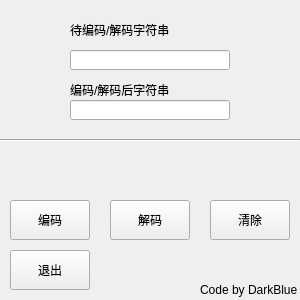
<?xml version="1.0" encoding="UTF-8"?>
<ui version="4.0">
 <class>helloworld</class>
 <widget class="QWidget" name="helloworld">
  <property name="geometry">
   <rect>
    <x>0</x>
    <y>0</y>
    <width>300</width>
    <height>300</height>
   </rect>
  </property>
  <property name="windowTitle">
   <string>helloworld</string>
  </property>
  <widget class="QPushButton" name="ButtonChange">
   <property name="geometry">
    <rect>
     <x>10</x>
     <y>200</y>
     <width>80</width>
     <height>40</height>
    </rect>
   </property>
   <property name="text">
    <string>编码</string>
   </property>
   <property name="checkable">
    <bool>true</bool>
   </property>
   <property name="autoDefault">
    <bool>true</bool>
   </property>
   <property name="default">
    <bool>false</bool>
   </property>
  </widget>
  <widget class="QPushButton" name="ButtonClear">
   <property name="enabled">
    <bool>true</bool>
   </property>
   <property name="geometry">
    <rect>
     <x>210</x>
     <y>200</y>
     <width>80</width>
     <height>40</height>
    </rect>
   </property>
   <property name="text">
    <string>清除</string>
   </property>
   <property name="autoDefault">
    <bool>true</bool>
   </property>
   <property name="default">
    <bool>false</bool>
   </property>
   <property name="flat">
    <bool>false</bool>
   </property>
  </widget>
  <widget class="QLineEdit" name="EditInput">
   <property name="geometry">
    <rect>
     <x>70</x>
     <y>50</y>
     <width>160</width>
     <height>20</height>
    </rect>
   </property>
  </widget>
  <widget class="QLineEdit" name="EditOutput">
   <property name="geometry">
    <rect>
     <x>70</x>
     <y>100</y>
     <width>160</width>
     <height>20</height>
    </rect>
   </property>
  </widget>
  <widget class="QLabel" name="label1">
   <property name="geometry">
    <rect>
     <x>70</x>
     <y>20</y>
     <width>160</width>
     <height>20</height>
    </rect>
   </property>
   <property name="text">
    <string>待编码/解码字符串</string>
   </property>
  </widget>
  <widget class="QLabel" name="label2">
   <property name="geometry">
    <rect>
     <x>70</x>
     <y>80</y>
     <width>160</width>
     <height>20</height>
    </rect>
   </property>
   <property name="text">
    <string>编码/解码后字符串</string>
   </property>
  </widget>
  <widget class="Line" name="line">
   <property name="geometry">
    <rect>
     <x>0</x>
     <y>130</y>
     <width>300</width>
     <height>20</height>
    </rect>
   </property>
   <property name="orientation">
    <enum>Qt::Horizontal</enum>
   </property>
  </widget>
  <widget class="QLabel" name="labelAuthor">
   <property name="geometry">
    <rect>
     <x>200</x>
     <y>280</y>
     <width>100</width>
     <height>20</height>
    </rect>
   </property>
   <property name="text">
    <string>Code by DarkBlue</string>
   </property>
  </widget>
  <widget class="QLabel" name="labelStatus">
   <property name="geometry">
    <rect>
     <x>110</x>
     <y>160</y>
     <width>80</width>
     <height>20</height>
    </rect>
   </property>
   <property name="text">
    <string/>
   </property>
  </widget>
  <widget class="QPushButton" name="ButtonReChange">
   <property name="geometry">
    <rect>
     <x>110</x>
     <y>200</y>
     <width>80</width>
     <height>40</height>
    </rect>
   </property>
   <property name="text">
    <string>解码</string>
   </property>
  </widget>
  <widget class="QPushButton" name="ButtonQuit">
   <property name="geometry">
    <rect>
     <x>10</x>
     <y>250</y>
     <width>80</width>
     <height>40</height>
    </rect>
   </property>
   <property name="text">
    <string>退出</string>
   </property>
  </widget>
 </widget>
 <layoutdefault spacing="6" margin="11"/>
 <tabstops>
  <tabstop>EditInput</tabstop>
  <tabstop>EditOutput</tabstop>
  <tabstop>ButtonChange</tabstop>
  <tabstop>ButtonClear</tabstop>
 </tabstops>
 <resources/>
 <connections/>
</ui>
